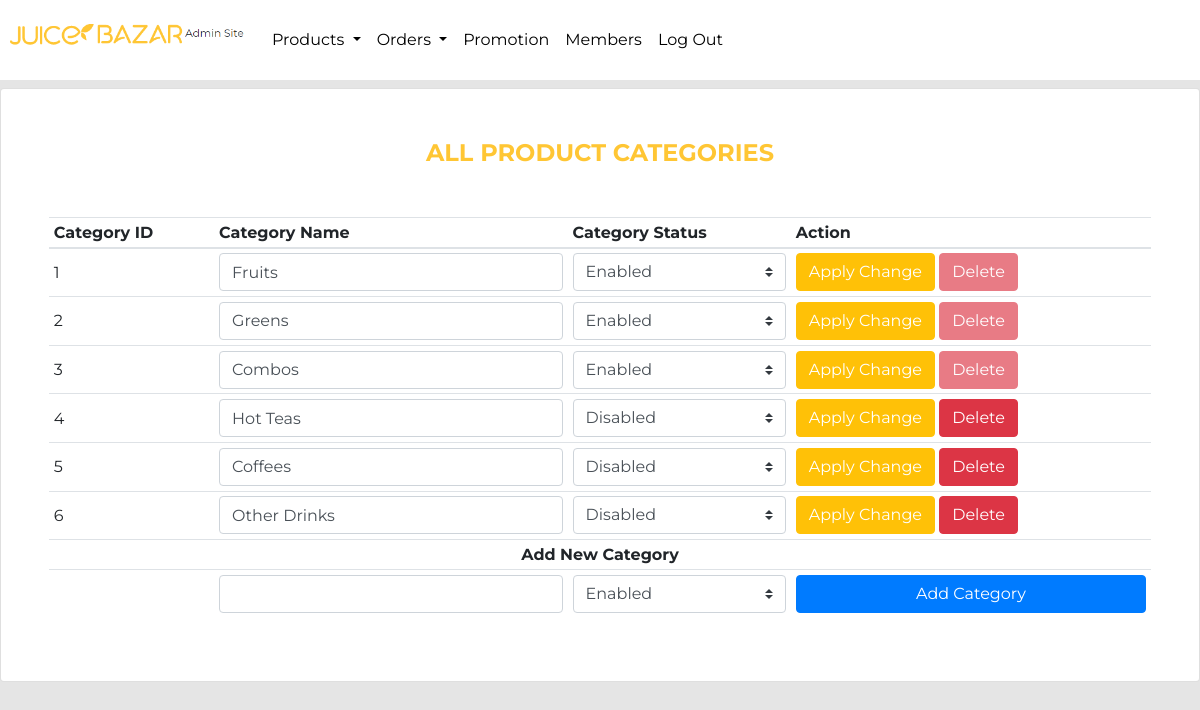
/admin/public/admin-types.php (signed in), run on the app's committed database.
### tables this page shows
CREATE TABLE `type` (
  `TypeId` int(11) NOT NULL,
  `Type` varchar(50) NOT NULL,
  `TypeStatus` tinyint(1) NOT NULL DEFAULT 0
);

### admin/public/admin-types.php (called while the page is built, shortened)
<?php
if (!empty($_SESSION['admin'])) {
    include_once __DIR__ . '/../include/DatabaseConnection.php';
    include_once __DIR__ . '/../include/DatabaseFunctions.php';
    try {
        if (isset($_POST['NewTypeBtn']) || isset($_POST['EditTypeBtn'])) {
            if (isset($_POST['NewTypeBtn'])) {
                $trimmedNewName = trim($_POST['NewType']);
                $isDuplicated = !!findDuplicate($pdo, 'type', 'Type', $trimmedNewName);
                if ($isDuplicated) {
                    $_SESSION['flashMessage'] = 'This name has already existed';
                    header('location: admin-types.php');
                } else {
                    $type = [
                        'Type' => $trimmedNewName,
                        'TypeStatus' => $_POST['NewTypeStatus'],
                    ];
                    insertIntoTable($pdo, 'type', $type);
                    $_SESSION['flashMessage'] = 'New Category created';
                    header('location: admin-types.php');
                }
            }
            if (isset($_POST['EditTypeBtn'])) {
                if ($_POST['Existed'] > 0) {
                    $type = [
                        'TypeStatus' => $_POST['TypeStatus']
                    ];
                    updateTableSimple($pdo, 'type', $type, 'TypeId', $_POST['TypeId']);
                    $_SESSION['flashMessage'] = 'Category status changed';
                    header('location: admin-types.php');
                } else {
                    $trimmedName = trim($_POST['Type']);
                    $isSameName = $trimmedName == $_POST['OldName'] ? true : false;
                    $isDuplicated = findDuplicate($pdo, 'type', 'Type', $trimmedName);
                    if ($isDuplicated && !$isSameName) {
                        $_SESSION['flashMessage'] = 'This name has already existed';
                        header('location: admin-types.php');
                    } else {
                        $type = [
                            'Type' => $trimmedName,
                            'TypeStatus' => $_POST['TypeStatus']
                        ];
                        updateTableSimple($pdo, 'type', $type, 'TypeId', $_POST['TypeId']);
                        $_SESSION['flashMessage'] = 'Category info changed';
                        header('location: admin-types.php');
                    }
                }
            }
        } else {
            $types = getTypes($pdo);
            include __DIR__ . '/../templates/admin-types.html.php';
        }
    } catch (PDOException $e) {
        $title = 'An error has occurred';
        $output = 'Database error: ' . $e->getMessage() . ' in ' .
            $e->getFile() . ':' . $e->getLine();
    }
} else {
    header('location: index.php');
}
include __DIR__ . '/../templates/layout.html.php';

### admin/include/DatabaseFunctions.php (called while the page is built, shortened)
<?php
function query($pdo, $sql, $parameters = [])
{
    $query = $pdo->prepare($sql);
    $query->execute($parameters);
    return $query;
}
function getTable($pdo, $table, $StatusCol, $status = false)
{
    if ($status == false) {
        $sql = 'SELECT * FROM `' . $table . '`';
    } else {
        $sql = 'SELECT * FROM `' . $table . '` WHERE `' . $StatusCol . '` = 1';
    }
    return query($pdo, $sql)->fetchAll();
}
function getTypes($pdo)
{
    $results = getTable($pdo, 'type', 'TypeId');
    $type = [];
    foreach ($results as $result) {
        $checkIfUsed = query($pdo, 'SELECT COUNT(p.`TypeId`) AS Existed FROM `product` p JOIN `productdetail`pd ON p.`ProductId` = pd.`ProductId` JOIN `orderdetail` od ON pd.`ProductDetailId` = od.`ProductDetailId` JOIN `orders` o ON o.`OrderId` = od.`OrderId` WHERE p.`TypeId` = ' . $result['TypeId'] . '')->fetchAll();
        $type[] = [
            'TypeId' => $result['TypeId'],
            'Type' => $result['Type'],
            'TypeStatus' => $result['TypeStatus'],
            'Existed' => $checkIfUsed[0]['Existed'],
        ];
    };
    return $type;
}

### admin/templates/admin-types.html.php (the view, shortened to what this page needs)
<div class="page-section card col-12 p-5">
    <div class="section-title">All Product Categories</div>
    <div class="">
        <table class="table-order table table-hover table-sm table-sm-responsive" id='typeTable'>
            <thead>
                <tr>
                    <th scope="col" style="width: 15%" class="filter-exact">Category ID</th>
                    <th scope="col" style="">Category Name</th>
                    <th scope="col" style="" class="filter-select filter-exact" data-placeholder="All Status">Category Status</th>
                    <th scope="col" style="" class="filter-false sorter-false">Action</th>
                </tr>
            </thead>
            <tbody>
                <?php foreach ($types as $type) : ?>
                    <form method="POST">
                        <tr>
                            <td class="align-middle"><?= $type['TypeId'] ?>
                            </td>
                            <td>
                                <input class="form-control" type="text" name="Type" value="<?= $type['Type'] ?>" required>
                            </td>
                            <td>
                                <select class="custom-select" name="TypeStatus" value=<?= $type['TypeStatus'] ?>>
                                    <option value=' 0' <?= ($type['TypeStatus'] == 0) ? 'selected' : '' ?>>Disabled</option>
                                    <option value='1' <?= ($type['TypeStatus'] == 1) ? 'selected' : '' ?>>Enabled</option>
                                </select>
                            </td>
                            <td>
                                <button type="submit" name="EditTypeBtn" class="btn btn-warning text-white">Apply Change</button>
                                <a class="btn btn-danger text-white <?= ($type['Existed'] > 0) ? 'disabled' : ''; ?>" data-toggle="modal" data-target="#deleteModal" data-element-id="<?= $type['TypeId'] ?>" data-element-name="<?= $type['Type'] ?> ">
                                    Delete
                                </a>
                            </td>
                        </tr>
                    </form>
                <?php endforeach; ?>
                <form method="POST">
                    <tr>
                        <td colspan=4 class="text-center font-weight-bold color-warning">Add New Category</td>
                    </tr>
                    <tr>
                        <td></td>
                        <td><input class="form-control" type="text" name="NewType" required></td>
                        <td>
                            <select class="custom-select" name="NewTypeStatus">
                                <option value='1' selected>Enabled</option>
                            </select>
                        </td>
                        <td>
                            <button type="submit" name="NewTypeBtn" class="btn btn-primary btn-block text-white">Add Category</button>
                        </td>
                    </tr>
                </form>
            </tbody>
        </table>
    </div>
</div>

### assets/css/style.css (style rules this page uses)
body { font-family: "Montserrat", sans-serif; background-color: #e5e5e5; }
a { color: #ffc634 !important; text-decoration: none; }
.section-title { font-weight: bold; font-size: 1.5rem; line-height: 2rem; text-align: center; text-transform: uppercase; color: #ffc634; padding-bottom: 3rem; }

### data on the page
type: TypeId "1", Type "Fruits", TypeStatus "Enabled"
type: TypeId "2", Type "Greens", TypeStatus "Enabled"
type: TypeId "3", Type "Combos", TypeStatus "Enabled"
type: TypeId "4", Type "Hot Teas", TypeStatus "Disabled"
type: TypeId "5", Type "Coffees", TypeStatus "Disabled"
type: TypeId "6", Type "Other Drinks", TypeStatus "Disabled"
